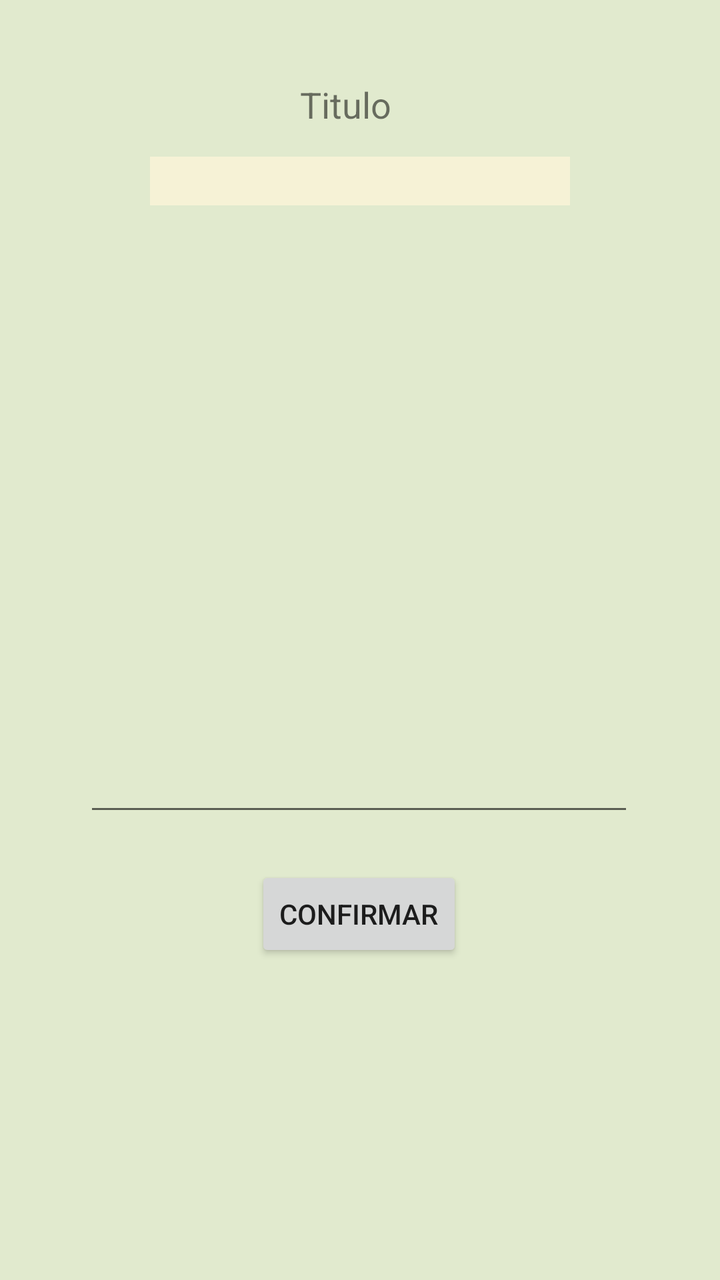
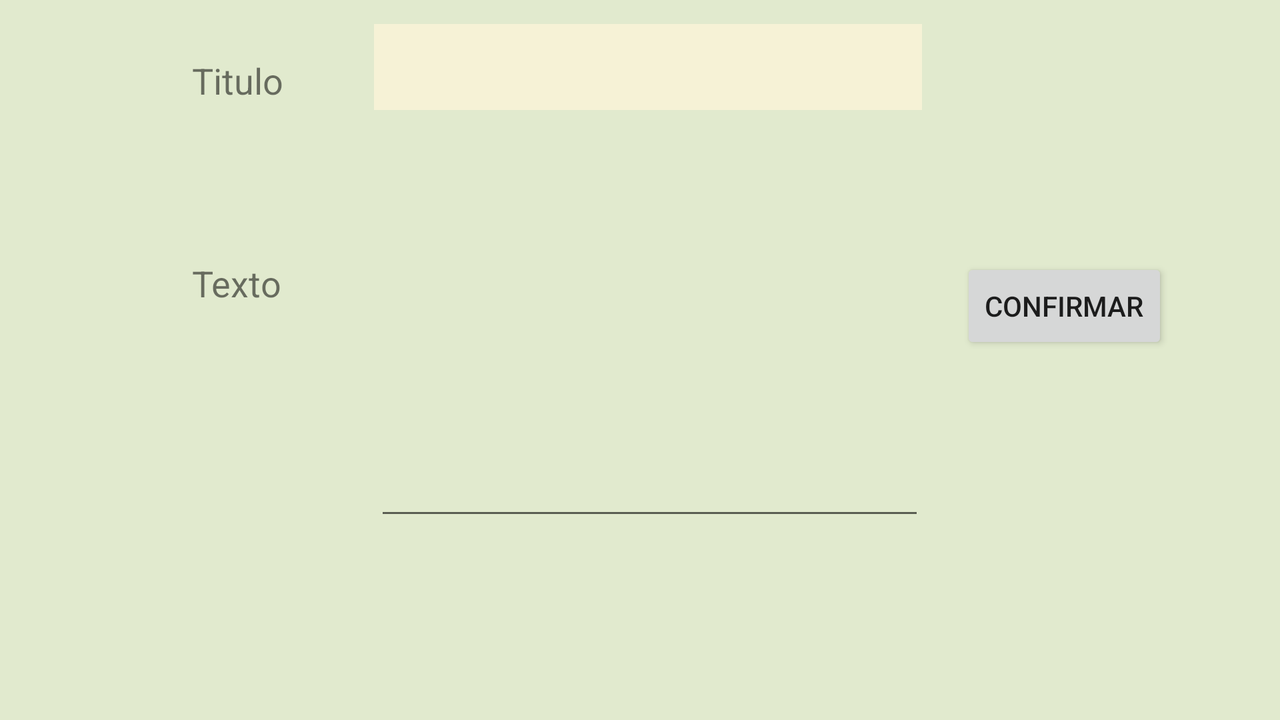

One screen, two layout resources from the same app: the default and the repository's alternative for another configuration. Each is rendered where Android would select it; the XML of both is given below.
<!-- AndroidManifest.xml: application theme AppTheme -->
<!-- res/layout/activity_add_nota.xml -->
<?xml version="1.0" encoding="utf-8"?>
<androidx.constraintlayout.widget.ConstraintLayout
        xmlns:android="http://schemas.android.com/apk/res/android"
        xmlns:tools="http://schemas.android.com/tools"
        xmlns:app="http://schemas.android.com/apk/res-auto"
        android:layout_width="match_parent"
        android:layout_height="match_parent"
        tools:context=".AddNotaActivity"
        android:background="@color/colorAccent">

    <TextView
            android:text="@string/titulo_nota"
            android:layout_width="wrap_content"
            android:layout_height="wrap_content" android:id="@+id/notaTextTitulo"
            android:textSize="18sp" app:layout_constraintStart_toStartOf="parent" android:layout_marginStart="150dp"
            android:layout_marginEnd="183dp" app:layout_constraintEnd_toEndOf="parent"
            app:layout_constraintTop_toTopOf="parent" android:layout_marginTop="40dp"
            app:layout_constraintHorizontal_bias="0.0"/>
    <EditText
            android:layout_width="wrap_content"
            android:layout_height="wrap_content"
            android:inputType="textShortMessage"
            android:gravity="start|top"
            android:ems="10"
            android:id="@+id/notaTextAddTitulo"
            app:layout_constraintStart_toStartOf="parent" android:layout_marginStart="99dp"
            android:layout_marginEnd="99dp" app:layout_constraintEnd_toEndOf="parent" android:layout_marginTop="14dp"
            app:layout_constraintTop_toBottomOf="@+id/notaTextTitulo" android:singleLine="true"
            android:selectAllOnFocus="false" android:background="#F6F2D6"/>
    <TextView
            android:text="@string/texto_nota"
            android:layout_width="wrap_content"
            android:layout_height="wrap_content" android:id="@+id/notaTextTexto"
            android:textSize="18sp" android:layout_marginTop="48dp"
            app:layout_constraintTop_toBottomOf="@+id/notaTextAddTitulo" app:layout_constraintStart_toStartOf="parent"
            android:layout_marginStart="120dp"
            android:layout_marginEnd="266dp" app:layout_constraintEnd_toEndOf="parent"/>
    <EditText
            android:layout_width="275dp"
            android:layout_height="198dp"
            android:inputType="textMultiLine"
            android:gravity="start|top"
            android:ems="10"
            android:id="@+id/notaTextAddTexto"
            android:layout_marginTop="40dp"
            app:layout_constraintTop_toBottomOf="@+id/notaTextTexto" app:layout_constraintStart_toStartOf="parent"
            android:layout_marginStart="66dp" android:layout_marginEnd="67dp"
            app:layout_constraintEnd_toEndOf="parent"/>
    <Button
            android:text="@string/btnConfirmar"
            android:layout_width="wrap_content"
            android:layout_height="wrap_content" android:id="@+id/notaBtnConfirmar"
            android:layout_marginTop="20dp"
            app:layout_constraintTop_toBottomOf="@+id/notaTextAddTexto" app:layout_constraintStart_toStartOf="parent"
            android:layout_marginStart="161dp" android:layout_marginEnd="162dp"
            app:layout_constraintEnd_toEndOf="parent"/>
</androidx.constraintlayout.widget.ConstraintLayout>
<!-- resources referenced by this layout -->
<resources>
  <color name="colorAccent">#e1eace</color>
  <string name="btnConfirmar">Confirmar</string>
  <string name="texto_nota">Texto</string>
  <string name="titulo_nota">Titulo</string>
  <style name="AppTheme" parent="Theme.AppCompat.Light.DarkActionBar">
          
          <item name="colorPrimary">@color/colorPrimary</item>
          <item name="colorPrimaryDark">@color/colorPrimaryDark</item>
          <item name="colorAccent">@color/colorAccent</item>
      </style>
  <color name="colorPrimary">#69b89b</color>
  <color name="colorPrimaryDark">#459376</color>
</resources>
<!-- res/layout-land/activity_add_nota.xml (the repository's variant of the layout above) -->
<!-- drawn on the phone turned sideways -->
<?xml version="1.0" encoding="utf-8"?>
<androidx.constraintlayout.widget.ConstraintLayout
        xmlns:android="http://schemas.android.com/apk/res/android"
        xmlns:tools="http://schemas.android.com/tools"
        xmlns:app="http://schemas.android.com/apk/res-auto"
        android:layout_width="match_parent"
        android:layout_height="match_parent"
        tools:context=".AddNotaActivity"
        android:background="@color/colorAccent">

    <TextView
            android:text="@string/titulo_nota"
            android:layout_width="wrap_content"
            android:layout_height="wrap_content" android:id="@+id/notaTextTitulo"
            android:textSize="18sp" app:layout_constraintStart_toStartOf="parent" android:layout_marginStart="96dp"
            app:layout_constraintTop_toTopOf="parent" android:layout_marginTop="28dp"
    />
    <EditText
            android:layout_width="274dp"
            android:layout_height="43dp"
            android:inputType="textShortMessage"
            android:gravity="start|top"
            android:ems="10"
            android:id="@+id/notaTextAddTitulo"
            android:singleLine="true"
            android:selectAllOnFocus="false" android:background="#F6F2D6"
            android:layout_marginStart="96dp" app:layout_constraintStart_toEndOf="@+id/notaTextTitulo"
            app:layout_constraintTop_toTopOf="parent" android:layout_marginTop="12dp" android:layout_marginEnd="230dp"
            app:layout_constraintEnd_toEndOf="parent"/>
    <TextView
            android:text="@string/texto_nota"
            android:layout_width="wrap_content"
            android:layout_height="wrap_content" android:id="@+id/notaTextTexto"
            android:textSize="18sp"
            app:layout_constraintStart_toStartOf="parent"
            android:layout_marginStart="96dp" android:layout_marginTop="77dp"
            app:layout_constraintTop_toBottomOf="@+id/notaTextTitulo"/>
    <EditText
            android:layout_width="275dp"
            android:layout_height="198dp"
            android:inputType="textMultiLine"
            android:gravity="start|top"
            android:ems="10"
            android:id="@+id/notaTextAddTexto"
            android:layout_marginEnd="228dp"
            app:layout_constraintEnd_toEndOf="parent"
            android:layout_marginStart="97dp" app:layout_constraintStart_toEndOf="@+id/notaTextTexto"
            android:layout_marginTop="12dp" app:layout_constraintTop_toBottomOf="@+id/notaTextAddTitulo"/>
    <Button
            android:text="@string/btnConfirmar"
            android:layout_width="wrap_content"
            android:layout_height="wrap_content" android:id="@+id/notaBtnConfirmar"
            app:layout_constraintTop_toTopOf="parent"
            android:layout_marginTop="129dp" android:layout_marginEnd="90dp" app:layout_constraintEnd_toEndOf="parent"
            android:layout_marginStart="52dp" app:layout_constraintStart_toEndOf="@+id/notaTextAddTexto"/>
</androidx.constraintlayout.widget.ConstraintLayout>
